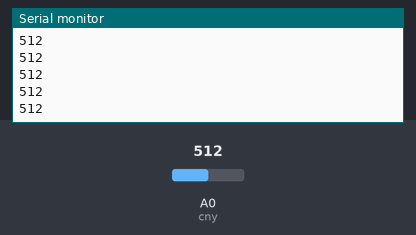
The sketch below on a simulated Arduino Uno, built with avr-gcc and run on an emulated ATmega328P. On the bench: the last lines printed to the serial monitor. The test bench sets the inputs (shaded band); at power-on: A0 (cny) = 512.

Above: at 1.2 s.
1.3 s: A0 (cny) set to 716
At 2.0 s:
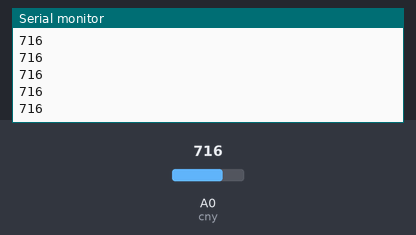
2.8 s: A0 (cny) set to 900
At 3.4 s:
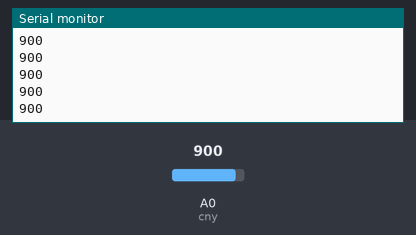
Timing chart, 0 to 5.8 s (numbered marks = the images above; inputs shaded):
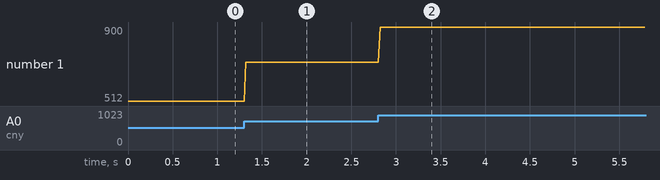

Measured:
- after the input at 1.3 s, the serial monitor: prints a new line at once (image 1)
- after the input at 2.8 s, the serial monitor: prints a new line at once (image 2)
- plotted number 1: 512 → 716 after the input at 1.3 s, 716 → 900 after the input at 2.8 s

The sketch:

cny70.ino
```cpp
int cny= A0;
int sensorvalue=0;
void setup() {
  // put your setup code here, to run once:
pinMode(cny,INPUT);
Serial.begin(9600);
}

void loop() {
  // put your main code here, to run repeatedly:
sensorvalue=analogRead(cny);
Serial.print(sensorvalue);
delay(20 );
Serial.println();
}
```
